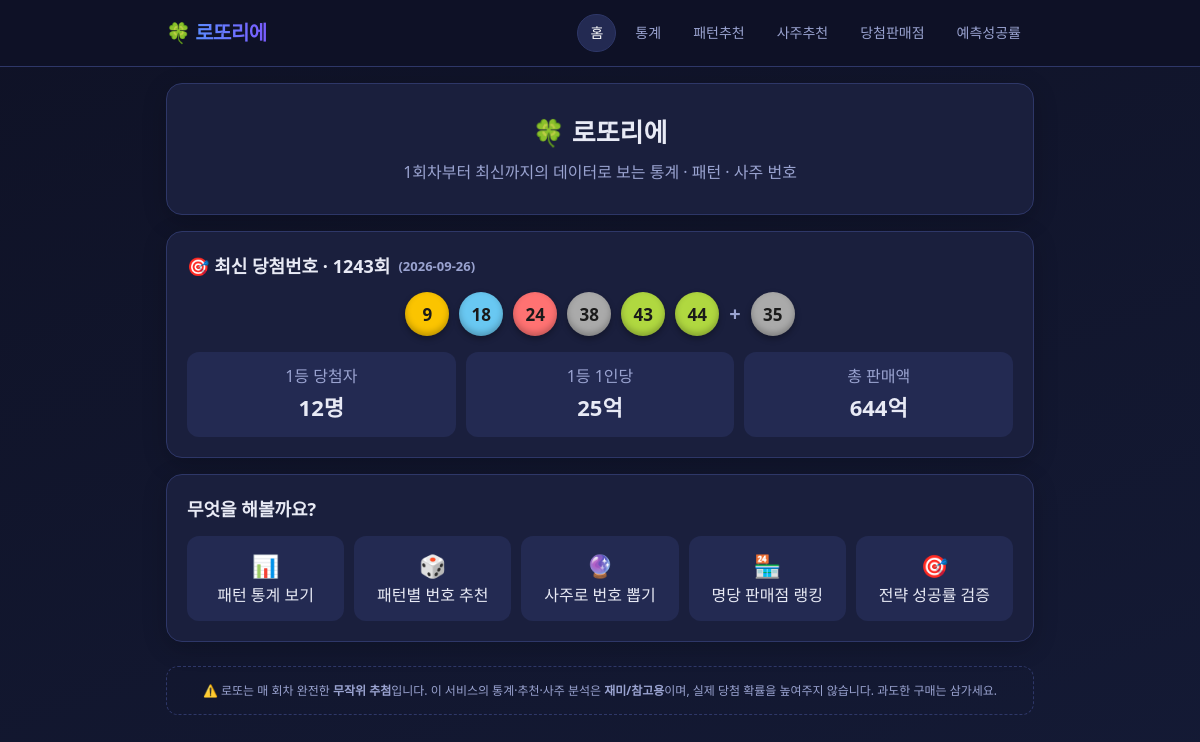
Before: / with the older database file.
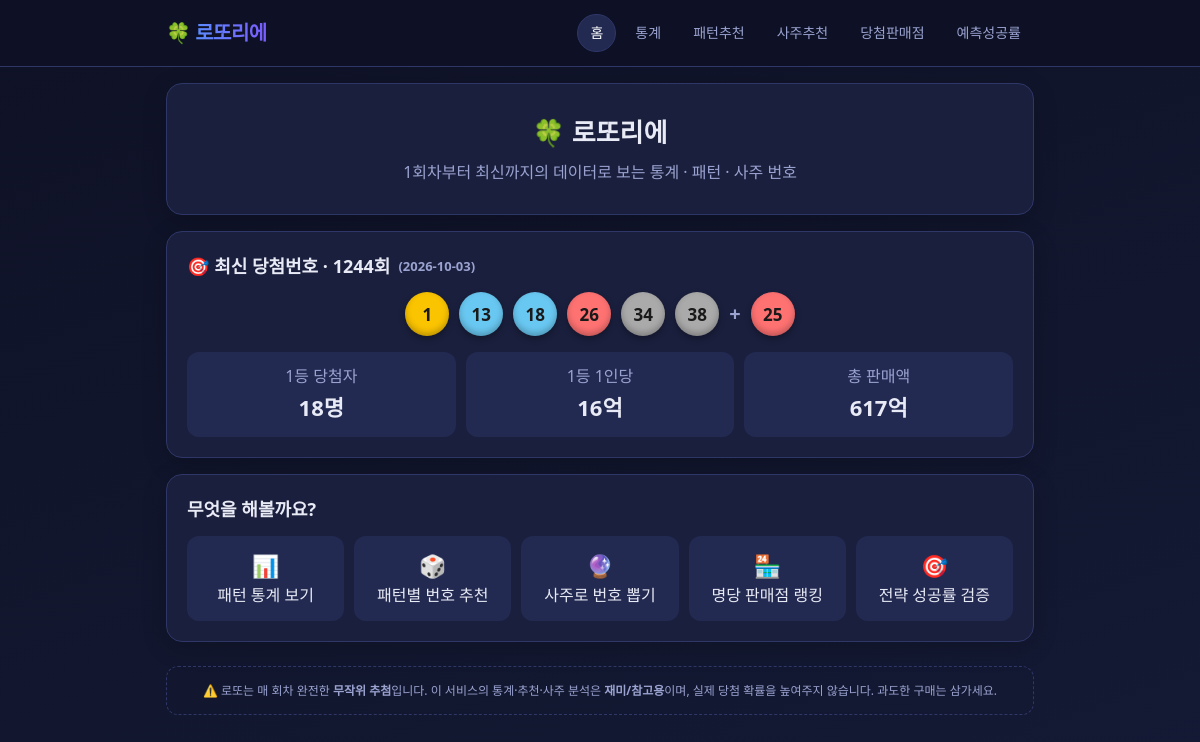
After: the same page with the newer database file.
### tables this page shows
CREATE TABLE draws (
            round             INTEGER PRIMARY KEY,
            date              TEXT,
            n1 INTEGER, n2 INTEGER, n3 INTEGER,
            n4 INTEGER, n5 INTEGER, n6 INTEGER,
            bonus             INTEGER,
            rank1_winners     INTEGER,
            rank1_prize_each  INTEGER,
            rank1_prize_total INTEGER,
            rank2_winners     INTEGER,
            rank2_prize_each  INTEGER,
            total_winners     INTEGER,
            total_sales       INTEGER
        );

### web/app.py (the view)
@app.route("/")
def home():
    row = latest_draw()
    nums = [row[f"n{i}"] for i in range(1, 7)] if row else []
    return render_template("index.html",
                           latest=row, numbers=nums,
                           total=row["round"] if row else 0)

### web/app.py (called while the page is built)
def db():
    conn = sqlite3.connect(DB_PATH, timeout=60)
    conn.execute("PRAGMA busy_timeout=60000")
    conn.row_factory = sqlite3.Row
    return conn

def latest_draw():
    conn = db()
    row = conn.execute("SELECT * FROM draws ORDER BY round DESC LIMIT 1").fetchone()
    conn.close()
    return row

### web/templates/index.html
{% extends "base.html" %}
{% set active='home' %}
{% block content %}
<div class="card hero">
  <h1>🍀 로또리에</h1>
  <p>1회차부터 최신까지의 데이터로 보는 통계 · 패턴 · 사주 번호</p>
</div>
{% if latest %}
<div class="card">
  <h2>🎯 최신 당첨번호 · {{ latest['round'] }}회 <span class="muted" style="font-size:13px">({{ latest['date'] }})</span></h2>
  <div class="balls">
    {% for n in numbers %}{{ ball(n) }}{% endfor %}
    <div class="plus">+</div>
    {{ ball(latest['bonus']) }}
  </div>
  <div class="grid" style="margin-top:16px">
    <div class="mini"><div class="muted">1등 당첨자</div><div class="big">{{ latest['rank1_winners'] }}명</div></div>
    <div class="mini"><div class="muted">1등 1인당</div><div class="big">{{ '{:,}'.format(latest['rank1_prize_each']//100000000) if latest['rank1_prize_each'] else 0 }}억</div></div>
    <div class="mini"><div class="muted">총 판매액</div><div class="big">{{ '{:,}'.format(latest['total_sales']//100000000) if latest['total_sales'] else 0 }}억</div></div>
  </div>
</div>
{% endif %}
<div class="card">
  <h2>무엇을 해볼까요?</h2>
  <div class="grid">
    <a class="mini" href="/stats"><div class="big">📊</div>패턴 통계 보기</a>
    <a class="mini" href="/recommend"><div class="big">🎲</div>패턴별 번호 추천</a>
    <a class="mini" href="/saju"><div class="big">🔮</div>사주로 번호 뽑기</a>
    <a class="mini" href="/stores"><div class="big">🏪</div>명당 판매점 랭킹</a>
    <a class="mini" href="/predict"><div class="big">🎯</div>전략 성공률 검증</a>
  </div>
</div>
{% endblock %}

### web/templates/base.html (shortened to what this page needs)
<!DOCTYPE html>
<html lang="ko">
<head>
<link rel="stylesheet" href="{{ url_for('static', filename='style.css') }}">
</head>
<body>
{% macro ball(n, small=false) %}
  {% set cls = 'b1' if n<=10 else 'b2' if n<=20 else 'b3' if n<=30 else 'b4' if n<=40 else 'b5' %}
  <div class="ball {{ cls }} {{ 'sm' if small else '' }}">{{ n }}</div>
{% endmacro %}
<header>
  <div class="head-in">
    <a href="/" class="logo" title="홈으로">🍀 <span>로또리에</span></a>
    <nav>
      <a href="/"          class="{{ 'active' if active=='home' }}">홈</a>
      <a href="/stats"     class="{{ 'active' if active=='stats' }}">통계</a>
      <a href="/recommend" class="{{ 'active' if active=='rec' }}">패턴추천</a>
      <a href="/saju"      class="{{ 'active' if active=='saju' }}">사주추천</a>
      <a href="/stores"    class="{{ 'active' if active=='stores' }}">당첨판매점</a>
      <a href="/predict"   class="{{ 'active' if active=='predict' }}">예측성공률</a>
    </nav>
  </div>
</header>
<div class="wrap">
  {% block content %}{% endblock %}
  <div class="disc">
    ⚠️ 로또는 매 회차 완전한 <b>무작위 추첨</b>입니다. 이 서비스의 통계·추천·사주 분석은
    <b>재미/참고용</b>이며, 실제 당첨 확률을 높여주지 않습니다. 과도한 구매는 삼가세요.
  </div>
</div>
</body>
</html>

### web/static/style.css (style rules this page uses)
:root { --bg:#0f1226; --card:#1a1f3d; --card2:#232a52; --line:#2e3768; --txt:#e8eaf5; --muted:#9aa3d0; --accent:#5b8cff; --accent2:#7a5cff; --good:#33d69f; --warn:#ffcf5c; }
* { box-sizing:border-box;margin:0;padding:0 }
body { font-family:'Malgun Gothic','Apple SD Gothic Neo',system-ui,sans-serif; background:linear-gradient(160deg,#0f1226,#141a35);color:var(--txt); min-height:100vh;line-height:1.6; }
a { color:inherit;text-decoration:none }
.wrap { max-width:900px;margin:0 auto;padding:0 16px 60px }
header { position:sticky;top:0;z-index:10;background:rgba(15,18,38,.92); backdrop-filter:blur(8px);border-bottom:1px solid var(--line) }
.head-in { max-width:900px;margin:0 auto;padding:14px 16px;display:flex; align-items:center;gap:10px;flex-wrap:wrap }
.logo { font-size:20px;font-weight:800;letter-spacing:-.5px;cursor:pointer }
.logo span { background:linear-gradient(90deg,var(--accent),var(--accent2)); -webkit-background-clip:text;background-clip:text;color:transparent }
nav { display:flex;gap:6px;flex-wrap:wrap;margin-left:auto }
nav a { padding:7px 12px;border-radius:20px;font-size:14px;color:var(--muted); border:1px solid transparent }
nav a.active { color:#fff;background:var(--card2);border-color:var(--line) }
.card { background:var(--card);border:1px solid var(--line);border-radius:16px; padding:20px;margin:16px 0;box-shadow:0 6px 24px rgba(0,0,0,.2) }
.card h2 { font-size:18px;margin-bottom:12px;display:flex;align-items:center;gap:8px }
.hero { text-align:center;padding:28px 20px }
.hero h1 { font-size:26px;margin-bottom:6px }
.hero p { color:var(--muted) }
.balls { display:flex;gap:10px;flex-wrap:wrap;justify-content:center;margin:10px 0 }
.ball { width:44px;height:44px;border-radius:50%;display:flex;align-items:center; justify-content:center;font-weight:800;color:#1a1a1a;font-size:17px; box-shadow:inset 0 -3px 6px rgba(0,0,0,.25),0 3px 6px rgba(0,0,0,.3) }
.b1 { background:#fbc400 }
.b2 { background:#69c8f2 }
.b3 { background:#ff7272 }
.b4 { background:#aaaaaa }
.plus { align-self:center;color:var(--muted);font-weight:800;font-size:20px }
.grid { display:grid;grid-template-columns:repeat(auto-fit,minmax(150px,1fr));gap:10px }
.mini { background:var(--card2);border-radius:12px;padding:12px;text-align:center }
.mini .big { font-size:22px;font-weight:800 }
.muted { color:var(--muted) }
.disc { font-size:12px;color:var(--muted);text-align:center;margin-top:24px; padding:14px;border:1px dashed var(--line);border-radius:12px }

Changed rows visible on the page:
no longer on this page (row unchanged): draws: round "1243", date "2026-09-26", rank1_winners "12", rank1_prize_each "25", total_sales "644"
added draws: round "1244", date "2026-10-03", rank1_winners "18", rank1_prize_each "16", total_sales "617"
Other visible differences:
{{ n }}: "35" → "25"
new list line: "1"
new list line: "13"
new list line: "26"
new list line: "34"
list line gone: "9"
list line gone: "24"
list line gone: "43"
list line gone: "44"
